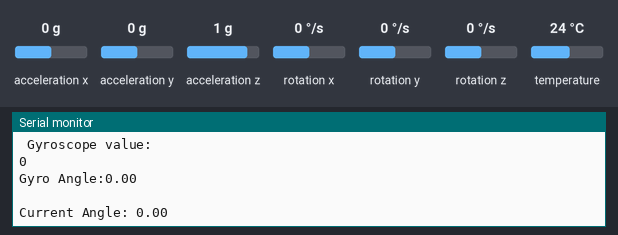
Bench run of a sketch on a simulated Arduino Leonardo, built with avr-gcc and run on an emulated ATmega32U4. Parts: the last lines printed to the serial monitor. The test bench sets the inputs (shaded band); at power-on: acceleration z 1 g, acceleration x 0 g, acceleration y 0 g, rotation x 0 °/s, rotation y 0 °/s, rotation z 0 °/s, temperature 24 °C.

Above: at 1.3 s.
1.4 s: acceleration z set to 0 g
At 2.7 s:
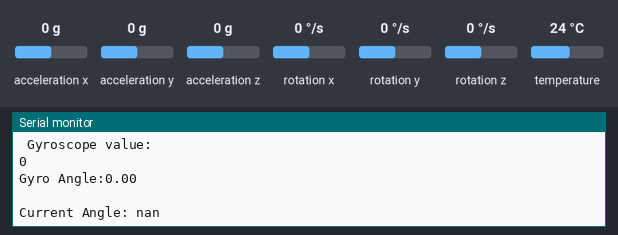
3.6 s: acceleration x set to -1.4 g
5.1 s: acceleration y set to -1.4 g
6.6 s: rotation x set to -192 °/s
At 7.9 s:
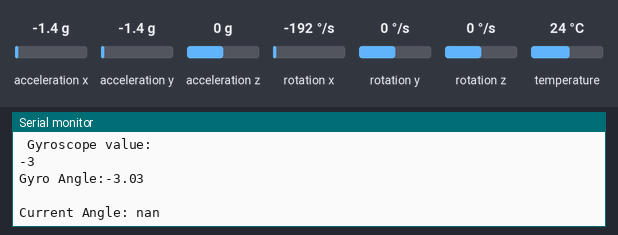
8.1 s: acceleration x set to -0.8 g
At 9.0 s:
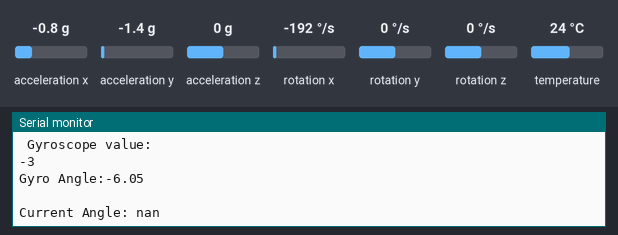
Timing chart, 0 to 11.1 s (numbered marks = the images above; inputs shaded):
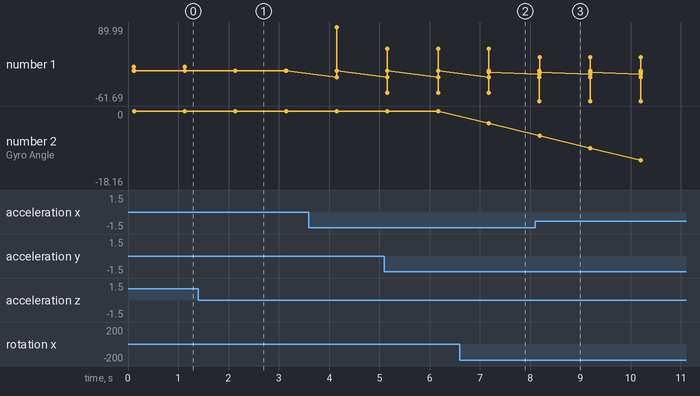

Measured:
- after the input at 1.4 s, the serial monitor: prints a new line after 0.74 s (image 1)
- after the input at 6.6 s, the serial monitor: prints a new line after 0.58 s (image 2)
- after the input at 8.1 s, the serial monitor: prints a new line after 0.08 s (image 3)
- plotted number 1: 0 → -3 after the input at 6.6 s
- plotted number 2: 0 → -3.03 after the input at 6.6 s

The sketch:

roll_pitch_measure.ino
```cpp
#include <Adafruit_MPU6050.h>
#include <Adafruit_Sensor.h>
#include <Wire.h>
#include <math.h>

Adafruit_MPU6050 mpu;

int16_t accX,accY,accZ,gyroX;
float roll_angle,pitch_angle,gyroAngle,currentAngle=0,previousAngle=0;
unsigned long currTime,prevTime=0,loopTime;

void setup() {
  Serial.begin(9600);
  while (!Serial)
    delay(10); // will pause Zero, Leonardo, etc until serial console opens

  Serial.println("Adafruit MPU6050 test!");

  // Try to initialize!
  if (!mpu.begin()) {
    Serial.println("Failed to find MPU6050 chip");
    while (1) {
      delay(10);
    }
  }
  Serial.println("MPU6050 Found!");
  mpu.setAccelerometerRange(MPU6050_RANGE_8_G);
  Serial.print("Accelerometer range set to: ");
  switch (mpu.getAccelerometerRange()) {
  case MPU6050_RANGE_2_G:
    Serial.println("+-2G");
    break;
  case MPU6050_RANGE_4_G:
    Serial.println("+-4G");
    break;
  case MPU6050_RANGE_8_G:
    Serial.println("+-8G");
    break;
  case MPU6050_RANGE_16_G:
    Serial.println("+-16G");
    break;
  }
  mpu.setGyroRange(MPU6050_RANGE_500_DEG);
  Serial.print("Gyro range set to: ");
  switch (mpu.getGyroRange()) {
  case MPU6050_RANGE_250_DEG:
    Serial.println("+- 250 deg/s");
    break;
  case MPU6050_RANGE_500_DEG:
    Serial.println("+- 500 deg/s");
    break;
  case MPU6050_RANGE_1000_DEG:
    Serial.println("+- 1000 deg/s");
    break;
  case MPU6050_RANGE_2000_DEG:
    Serial.println("+- 2000 deg/s");
    break;
  }

  mpu.setFilterBandwidth(MPU6050_BAND_21_HZ);
  Serial.print("Filter bandwidth set to: ");
  switch (mpu.getFilterBandwidth()) {
  case MPU6050_BAND_260_HZ:
    Serial.println("260 Hz");
    break;
  case MPU6050_BAND_184_HZ:
    Serial.println("184 Hz");
    break;
  case MPU6050_BAND_94_HZ:
    Serial.println("94 Hz");
    break;
  case MPU6050_BAND_44_HZ:
    Serial.println("44 Hz");
    break;
  case MPU6050_BAND_21_HZ:
    Serial.println("21 Hz");
    break;
  case MPU6050_BAND_10_HZ:
    Serial.println("10 Hz");
    break;
  case MPU6050_BAND_5_HZ:
    Serial.println("5 Hz");
    break;
  }
  Serial.println(" ");
  delay(100);
}

void loop()
{
  currTime = millis();
  loopTime = currTime - prevTime;
  prevTime = currTime;

  sensors_event_t a, g, temp;
  mpu.getEvent(&a, &g, &temp);


  //acceleromter calculation
  accX=a.acceleration.x;
  accY=a.acceleration.y;
  accZ=a.acceleration.z;

  roll_angle=atan(accY/sqrt(accX*accX+accZ*accZ))*1/(3.142/180);
  pitch_angle=-atan(accX/sqrt(accY*accY+accZ*accZ))*1/(3.142/180);


  Serial.print("acceleromter values : \n");
  Serial.print("x-axis:\n");
  Serial.println(accX);
  Serial.print("y-axis:\n");
  Serial.println(accY);
  Serial.print("z-axis:\n");
  Serial.println(accZ);

  Serial.print("\n angle values: \n");

  Serial.print("roll: \n");
  Serial.println(roll_angle);
  Serial.print(" ");
  Serial.print("pitch: \n");
  Serial.println(pitch_angle);
  Serial.print(" ");

  //gyro calculation
  gyroX=g.gyro.x;
  Serial.print("Gyroscope value: \n");
  Serial.println(gyroX);
  gyroAngle=gyroAngle+(float)gyroX*loopTime/1000;
  Serial.print("\nGyro Angle:");
  Serial.println(gyroAngle);
  Serial.print(" ");

  //complementary filter
  currentAngle = 0.98*(currentAngle+gyroAngle*(loopTime/1000)) + 0.02*(pitch_angle);
  Serial.print("\nCurrent Angle: ");
  Serial.println(currentAngle);


  delay(1000);
}
```
